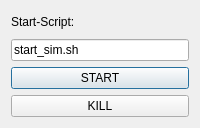
<?xml version="1.0" encoding="UTF-8"?>
<ui version="4.0">
 <class>RobotStarterDialog</class>
 <widget class="QDialog" name="RobotStarterDialog">
  <property name="geometry">
   <rect>
    <x>0</x>
    <y>0</y>
    <width>200</width>
    <height>128</height>
   </rect>
  </property>
  <property name="minimumSize">
   <size>
    <width>200</width>
    <height>128</height>
   </size>
  </property>
  <property name="windowTitle">
   <string>Robot Starter (c) SmallRobotics 2022 </string>
  </property>
  <layout class="QVBoxLayout" name="verticalLayout">
   <item>
    <widget class="QLabel" name="label">
     <property name="text">
      <string>Start-Script:</string>
     </property>
    </widget>
   </item>
   <item>
    <widget class="QLineEdit" name="ScriptEdit">
     <property name="text">
      <string>start_sim.sh</string>
     </property>
    </widget>
   </item>
   <item>
    <widget class="QPushButton" name="StartButton">
     <property name="text">
      <string>START</string>
     </property>
    </widget>
   </item>
   <item>
    <widget class="QPushButton" name="KillButton">
     <property name="text">
      <string>KILL</string>
     </property>
    </widget>
   </item>
  </layout>
 </widget>
 <resources/>
 <connections/>
</ui>
